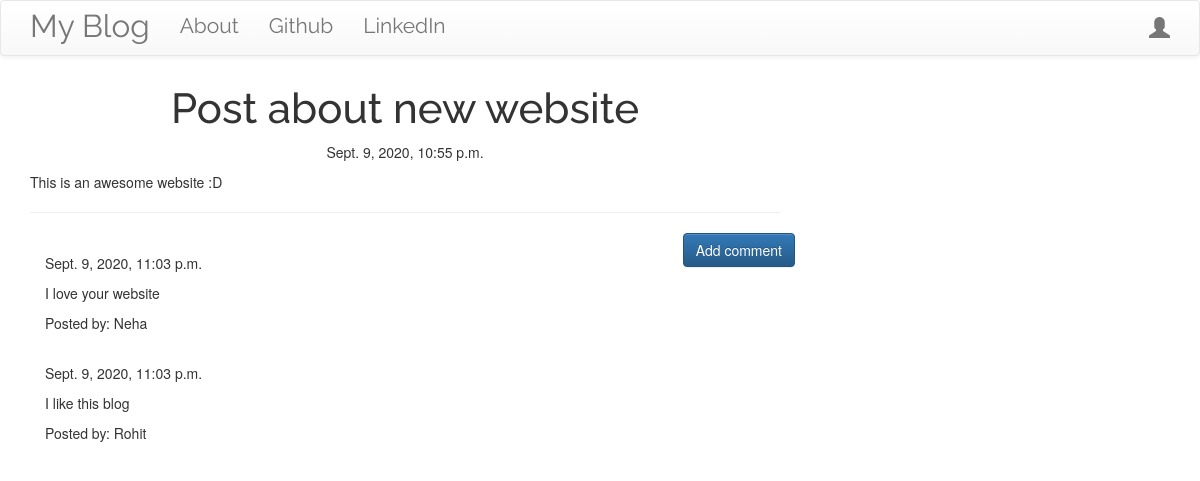
/post/1, run on the app's committed database.
### blogapp/models.py (models this page shows, shortened)
class Post(models.Model):
    author = models.ForeignKey('auth.User', on_delete=models.CASCADE)
    title = models.CharField(max_length=200)
    written_text = models.TextField()
    created_date = models.DateTimeField(default=timezone.now)
    published_date = models.DateTimeField(blank=True,null=True)

class Comment(models.Model):
    post = models.ForeignKey('blogapp.Post', related_name='comments', on_delete=models.CASCADE)
    author = models.CharField(max_length=100)
    comment_text = models.TextField()
    created_date = models.DateTimeField(default=timezone.now)
    approved_comment = models.BooleanField(default=False)

### blogapp/views.py (the view)
# urls.py: url(r'^post/(?P<pk>\d+)$', views.PostDetailView.as_view(), name='post_detail'),
class PostDetailView(DetailView):
    model = Post

### blogapp/templates/blogapp/post_detail.html (shortened to what this page needs)
{% extends 'blogapp/base.html' %}
{% block content %}
<h2 class="posttitle loader">{{ post.title }}</h2>
{% if post.published_date %}
  <div class="date postdate">
    {{ post.published_date }}
  </div>
{% else %}
  <a class="btn btn-default" href="{% url 'post_publish' pk=post.pk %}">Publish</a>
{% endif %}
  <p class="postcontent">{{ post.written_text|safe|linebreaksbr }}</p>
<hr>
<a class="btn btn-primary btn-comment" href="{% url 'add_comment_to_post' pk=post.pk %}">Add comment</a>
<div class="container">
  {% for comment in post.comments.all %}
    <br>
      {% if user.is_authenticated or comment.approved_comment %}
        {{ comment.created_date }}
          <p>{{ comment.comment_text|safe|linebreaksbr }}</p>
          <p>Posted by: {{ comment.author }}</p>
      {% endif %}
      {% empty %}
      <p>No Comments</p>
  {% endfor %}
</div>
{% endblock %}

### blogapp/static/css/blogapp.css (style rules this page uses)
.postdate { text-align: center; }
.posttitle { font-family: 'Raleway', sans-serif; font-size: 3em; text-align: center; }
.postcontent { font-family: 'Montserrat'; font-size: 1.5em; }
.btn-comment { position: absolute; right: 0px; }
.loader { filter:hue-rotate(0deg); color:linear-gradient(45deg,#0f8,#08f); animation:hue 10000ms infinite linear; }

### data on the page
Post: title "Post about new website", published_date "Sept. 9, 2020, 10:55 p.m.", written_text "This is an awesome website :D"
Comment: created_date "Sept. 9, 2020, 11:03 p.m.", comment_text "I love your website", author "Neha"
Comment: created_date "Sept. 9, 2020, 11:03 p.m.", comment_text "I like this blog", author "Rohit"
